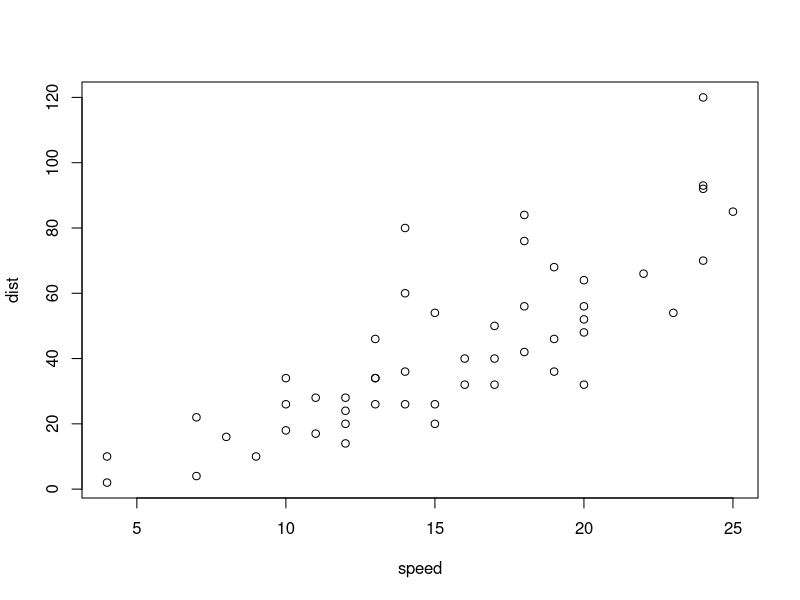
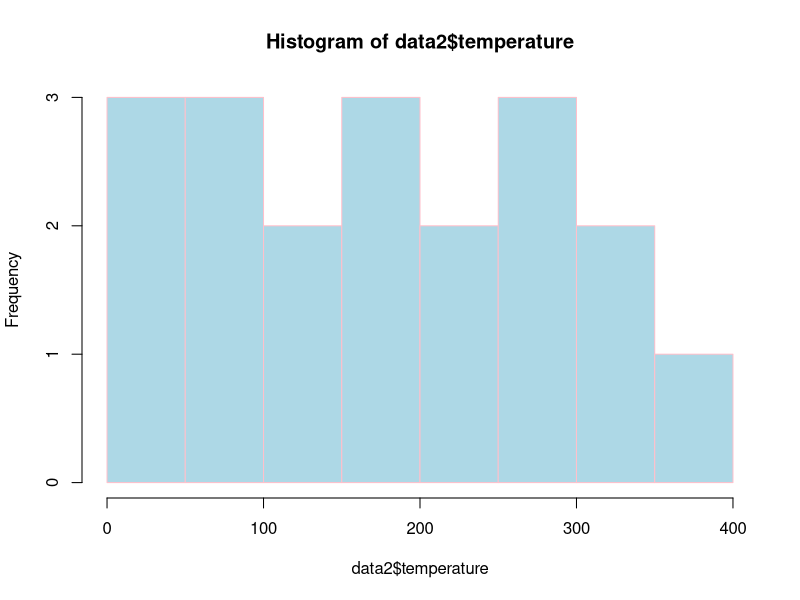
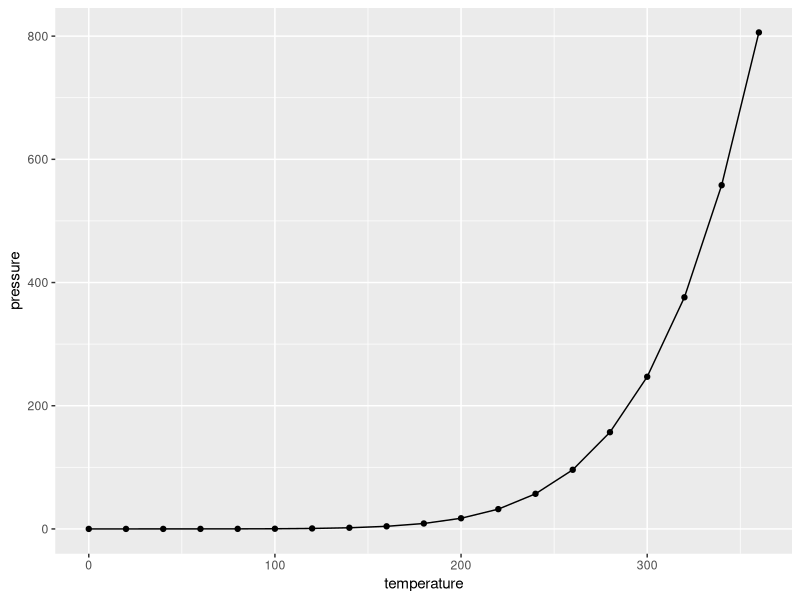

Reproduce these figures in R, in order.
## ---- chunk 1
library(ggplot2)
## ---- chunk 2
data <- cars
summary(cars)
plot(cars)
## ---- chunk 3
data2 <- pressure
head(data2)
lm(data2, formula = pressure ~ temperature)

# this is a base function (no external library needed)
hist(data2$temperature, col = "lightblue", border = "pink")

# this is using ggplot2 library (does not work if ggplot2 is not loaded)
ggplot(data=data2, aes(x=temperature, y=pressure)) + geom_point() + geom_line() 

